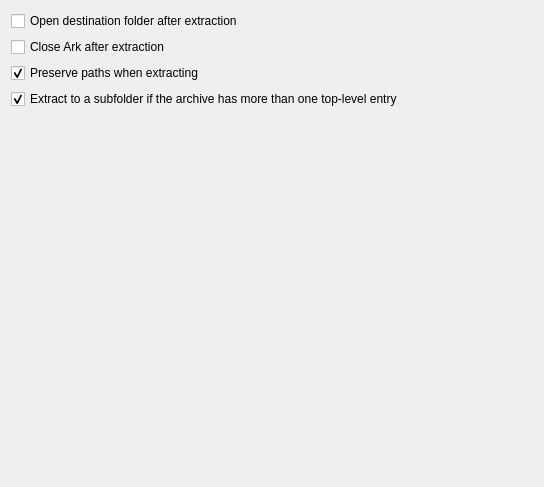
<?xml version="1.0" encoding="UTF-8"?>
<ui version="4.0">
 <class>ExtractionSettingsPage</class>
 <widget class="QWidget" name="ExtractionSettingsPage">
  <property name="geometry">
   <rect>
    <x>0</x>
    <y>0</y>
    <width>544</width>
    <height>487</height>
   </rect>
  </property>
  <layout class="QVBoxLayout" name="verticalLayout">
   <item>
    <widget class="QCheckBox" name="kcfg_openDestinationFolderAfterExtraction">
     <property name="text">
      <string>Open destination folder after extraction</string>
     </property>
    </widget>
   </item>
   <item>
    <widget class="QCheckBox" name="kcfg_closeAfterExtraction">
     <property name="text">
      <string>Close Ark after extraction</string>
     </property>
    </widget>
   </item>
   <item>
    <widget class="QCheckBox" name="kcfg_preservePaths">
     <property name="text">
      <string>Preserve paths when extracting</string>
     </property>
     <property name="checked">
      <bool>true</bool>
     </property>
    </widget>
   </item>
   <item>
    <widget class="QCheckBox" name="kcfg_extractToSubfolder">
     <property name="toolTip">
      <string>Whether to check by default the extraction into subfolder checkbox in the Extraction Dialog, when the archive has more than one top-level entry.</string>
     </property>
     <property name="text">
      <string>Extract to a subfolder if the archive has more than one top-level entry</string>
     </property>
     <property name="checked">
      <bool>true</bool>
     </property>
    </widget>
   </item>
   <item>
    <spacer name="verticalSpacer">
     <property name="orientation">
      <enum>Qt::Vertical</enum>
     </property>
     <property name="sizeHint" stdset="0">
      <size>
       <width>20</width>
       <height>388</height>
      </size>
     </property>
    </spacer>
   </item>
  </layout>
 </widget>
 <resources/>
 <connections/>
</ui>
